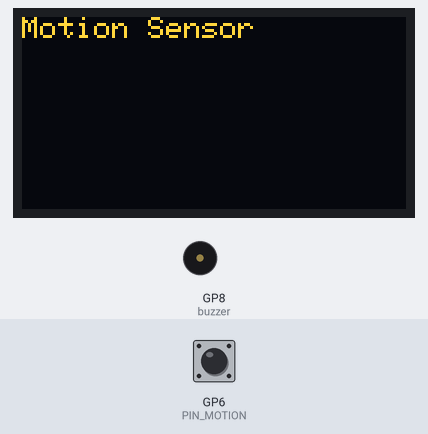
The sketch below on a simulated Raspberry Pi Pico W. Shown: 128×64 one-colour display, buzzer (waves = sounding). The test bench sets the inputs (shaded band); at power-on: GP6 (PIN_MOTION) LOW. The OLED is the two-colour kind (top 16 rows yellow).

Above: at 1.2 s.
1.3 s: GP6 (PIN_MOTION) driven HIGH
At 1.9 s:
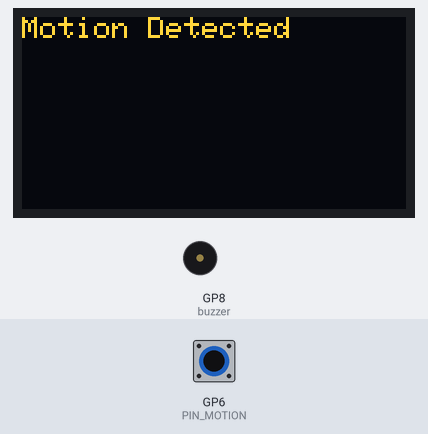
3.0 s: GP6 (PIN_MOTION) driven LOW
At 3.6 s:
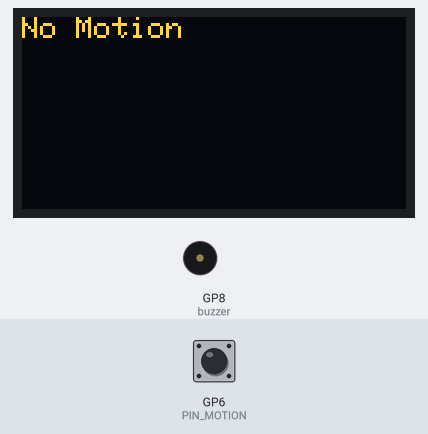
4.5 s: GP6 (PIN_MOTION) pulsed HIGH 2 times (0.12 s each, 0.3 s apart)
At 4.73 s:
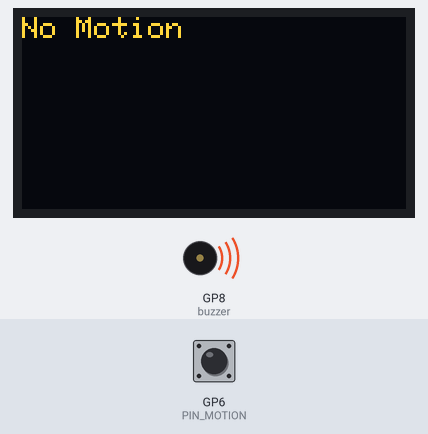
Timing chart, 0 to 7.5 s (numbered marks = the images above; inputs shaded):
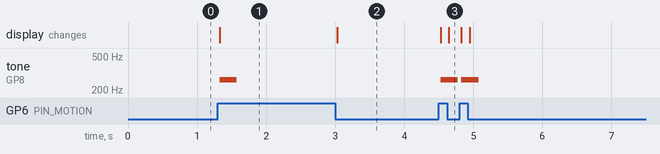

The sketch:

sketch.ino
```cpp
// Now turn this trash into treasure!
#include <Wire.h>
#include <Adafruit_GFX.h>
#include <Adafruit_SSD1306.h>

const int PIN_MOTION = 6;
const int SCREEN_WIDTH = 128;
const int SCREEN_HEIGHT = 64;
const int OLED_RESET = -1;
int pirState = LOW;
int val = 0;
Adafruit_SSD1306 display(SCREEN_WIDTH, SCREEN_HEIGHT, &Wire, OLED_RESET);


void setup() {
  // put your setup code here, to run once:


  Serial1.begin(9600);
  Serial1.println("Hello, Raspberry Pi Pico W!");
  pinMode(PIN_MOTION, INPUT);
  if(!display.begin(SSD1306_SWITCHCAPVCC, 0x3C)) {
    Serial.println(F("SSD1306 allocation failed"));
    for(;;);
  }
  display.clearDisplay();
  display.setTextSize(1);
  display.setTextColor(SSD1306_WHITE);
  display.setCursor(0,0);
  display.println("Motion Sensor");
  display.display();

}

void loop() {
  // put your main code here, to run repeatedly:
  // u8g.drawStr(25, 50, "Progress Bar");
  val = digitalRead(PIN_MOTION);
  if (val == HIGH) {
    if (pirState == LOW) {
      Serial1.println("motion detected!");
      display.clearDisplay();
      display.setCursor(0, 0);
      display.println("Motion Detected");
      display.display();
      pirState = HIGH;
      tone(8, 262, 250);
    }
  } else {
    if (pirState == HIGH) {
      Serial1.println("motion ended!");
      display.clearDisplay();
      display.setCursor(0, 0);
      display.println("No Motion");
      display.display();
      pirState = LOW;
    }
  }


  delay(1); // this speeds up the simulation
}
```

Measured:
- after the input at 1.3 s, tone on GP8 (buzzer): silent → 262 Hz at once, → silent 0.25 s later; the display: first differs from a run without the input at once (image 1)
- after the input at 3.0 s, the display: changes at once (image 2)
- after the input at 4.5 s, tone on GP8 (buzzer): alternates 262 Hz for 0.25 s and silent for 0.05 s, 4 changes in all, then stays silent, starting at once; the display: first differs from a run without the input at once (image 3 shows a later state)
